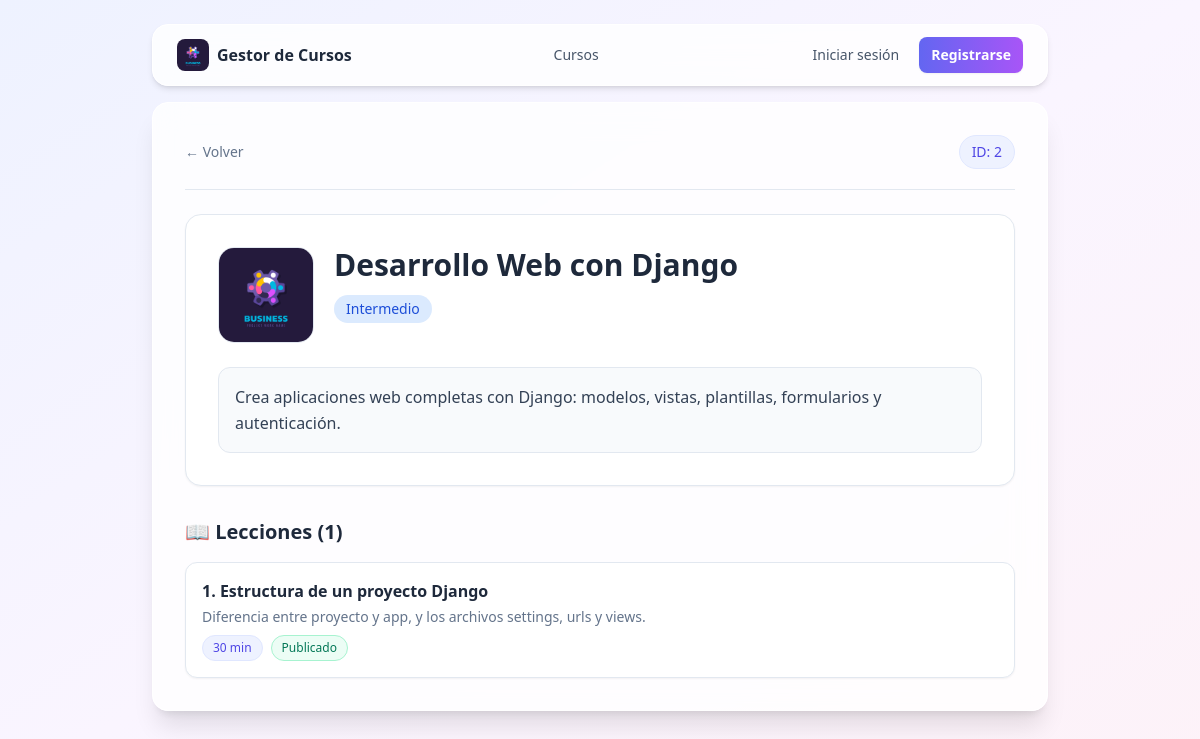
The app's page /curso/2/ with its own data.
### gestor/models.py (models this page shows, shortened)
class Curso(models.Model):
    NIVEL_CHOICES = [
        ('Principiante', 'Principiante'),
        ('Intermedio', 'Intermedio'),
        ('Avanzado', 'Avanzado'),
    ]
    titulo = models.CharField(max_length=200, verbose_name="Título")
    descripcion = models.TextField(verbose_name="Descripción")
    nivel = models.CharField(max_length=20, choices=NIVEL_CHOICES, default='Principiante')
    imagen = models.ImageField(upload_to='cursos/', blank=True, null=True, verbose_name="Imagen")
    fecha_creacion = models.DateTimeField(auto_now_add=True)

class Leccion(models.Model):
    ESTADO_CHOICES = [
        ('Borrador', 'Borrador'),
        ('Publicado', 'Publicado'),
    ]
    curso = models.ForeignKey(Curso, on_delete=models.CASCADE, related_name='lecciones')
    titulo = models.CharField(max_length=200, verbose_name="Título")
    contenido = models.TextField(verbose_name="Contenido")
    duracion = models.PositiveIntegerField(help_text="Duración en minutos", verbose_name="Duración (min)")
    estado = models.CharField(max_length=20, choices=ESTADO_CHOICES, default='Borrador')
    fecha_creacion = models.DateTimeField(auto_now_add=True)

### gestor/views.py (the view)
# urls.py: path('curso/<int:pk>/', views.detalle_curso, name='detalle_curso'),
def detalle_curso(request, pk):
    curso = get_object_or_404(Curso, pk=pk)
    lecciones = curso.lecciones.all().order_by('fecha_creacion')
    return render(request, 'detalle_curso.html', {'curso': curso, 'lecciones': lecciones})

### gestor/templates/detalle_curso.html (shortened to what this page needs)
{% extends 'layouts/base.html' %}
{% block content %}
<div class="flex flex-wrap items-center justify-between gap-4 mb-6 pb-5 border-b border-slate-200">
    <a href="{% url 'lista_cursos' %}" class="text-sm font-medium text-slate-500 hover:text-indigo-600">← Volver</a>
    <span class="text-sm bg-indigo-50 text-indigo-600 border border-indigo-100 px-3 py-1.5 rounded-full font-medium">ID: {{ curso.pk }}</span>
</div>
<div class="bg-white border border-slate-200 rounded-2xl p-6 md:p-8 shadow-sm">
    <div class="flex flex-wrap items-start gap-5 mb-6">
        {% if curso.imagen %}
        <img src="{{ curso.imagen.url }}" alt="{{ curso.titulo }}" class="w-24 h-24 rounded-2xl object-cover border border-slate-200">
        {% endif %}
        <div class="min-w-0">
            <h1 class="text-2xl md:text-3xl font-bold text-slate-800 break-words">{{ curso.titulo }}</h1>
            <span class="inline-block mt-3 px-3 py-1 rounded-full bg-blue-100 text-blue-700 text-sm font-medium">{{ curso.nivel }}</span>
        </div>
    </div>
    <p class="text-slate-700 leading-relaxed whitespace-pre-line bg-slate-50 rounded-xl p-4 border border-slate-200">{{ curso.descripcion }}</p>
</div>
<div class="mt-8">
    <div class="flex flex-wrap items-center justify-between gap-3 mb-4">
        <h2 class="text-xl font-bold text-slate-800">📖 Lecciones ({{ lecciones|length }})</h2>
    </div>
    {% if lecciones %}
    <ul class="space-y-3">
        {% for leccion in lecciones %}
        <li class="bg-white border border-slate-200 rounded-xl p-4 shadow-sm">
            <div class="flex flex-wrap items-start justify-between gap-3">
                <div class="min-w-0">
                    <h3 class="font-semibold text-slate-800">{{ forloop.counter }}. {{ leccion.titulo }}</h3>
                    <p class="text-sm text-slate-500 mt-1 whitespace-pre-line">{{ leccion.contenido|truncatechars:200 }}</p>
                    <div class="mt-2 flex gap-2 text-xs">
                        <span class="px-2.5 py-1 rounded-full bg-indigo-50 text-indigo-600 border border-indigo-100">{{ leccion.duracion }} min</span>
                        <span class="px-2.5 py-1 rounded-full border {% if leccion.estado == 'Publicado' %}bg-emerald-50 text-emerald-700 border-emerald-200{% else %}bg-amber-50 text-amber-700 border-amber-200{% endif %}">{{ leccion.estado }}</span>
                    </div>
                </div>
            </div>
        </li>
        {% endfor %}
    </ul>
    {% else %}
    <p class="text-center text-sm text-slate-500 bg-slate-50 border border-dashed border-slate-300 rounded-xl py-8">Este curso aún no tiene lecciones.</p>
    {% endif %}
</div>
{% endblock %}

### records on screen
Curso: pk "2", imagen (picture), titulo "Desarrollo Web con Django", nivel "Intermedio", descripcion "Crea aplicaciones web completas con Django: modelos, vistas, plantillas, formularios y autenticación."
Leccion: titulo "Estructura de un proyecto Django", contenido "Diferencia entre proyecto y app, y los archivos settings, urls y views.", duracion "30", estado "Publicado"

### other values on screen
{{ lecciones|length }} "1"
